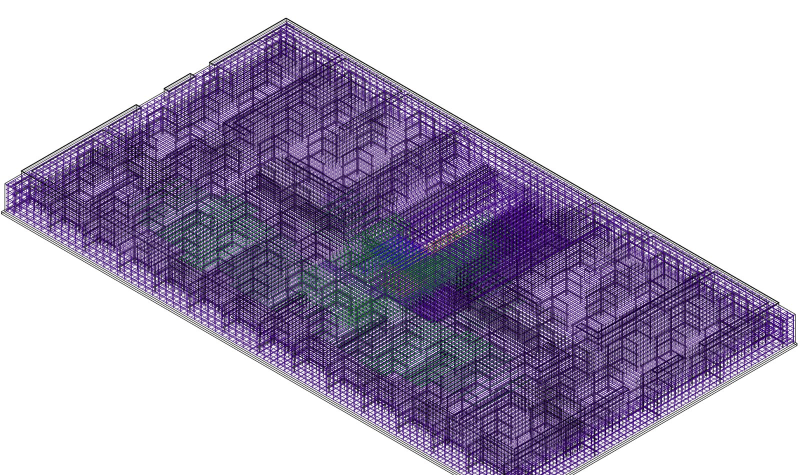
#> input picture obsidian/19_BI Group/_суреттер/S05_3D_Фм-1_арматура_бүкіл.jpg, 1600 x 950 px (shown at 1/2 size)
$ python up.py '../../../obsidian/19_BI Group/_суреттер/S05_3D_Фм-1_арматура_бүкіл.jpg' '../../../obsidian/19_BI Group/_суреттер/S05_3D_Фм-1_арматура_үзінді.jpg'
#> lines starting #> are read from the running program, lines starting #| are printed output that depends on the picture
import sys
from PIL import Image
src = sys.argv[1]; out = sys.argv[2]
im = Image.open(src)
#> im is the input picture: PIL image 1600x950 RGB; mean R, G, B 176.7, 167.2, 190.8
print(im.size, im.mode)
#| (1600, 950) RGB
w, h = im.size
#> w = 1600; h = 950
big = im.resize((w * 4, h * 4), Image.LANCZOS)
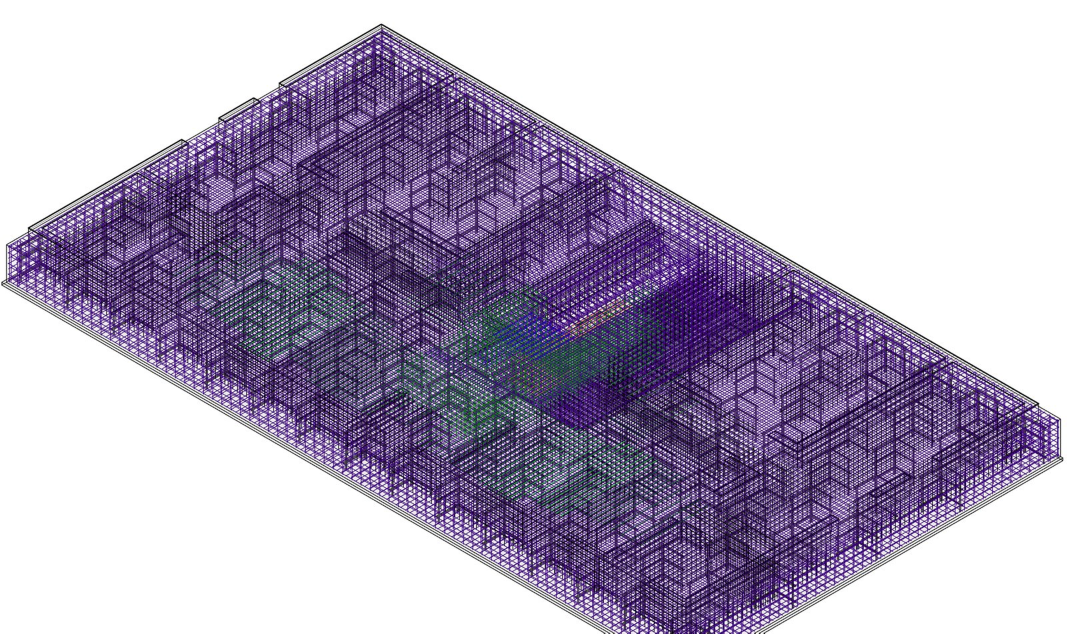
#> big: PIL image 6400x3800 RGB (shown at 1/6 size); mean R, G, B 176.5, 167.2, 190.5
big.save(out + "\\sk_full.png")
# halves
big.crop((0, 0, w * 4, h * 2)).save(out + "\\sk_top.png")
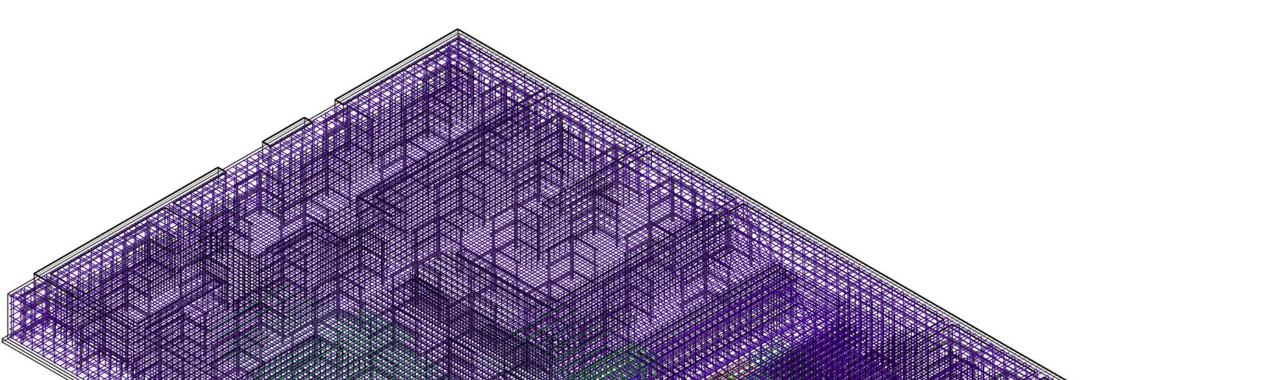
#> saved as sk_top.png: PIL image 6400x1900 RGB (shown at 1/5 size); mean R, G, B 189.9, 180.8, 201.7
big.crop((0, h * 2, w * 4, h * 4)).save(out + "\\sk_bot.png")
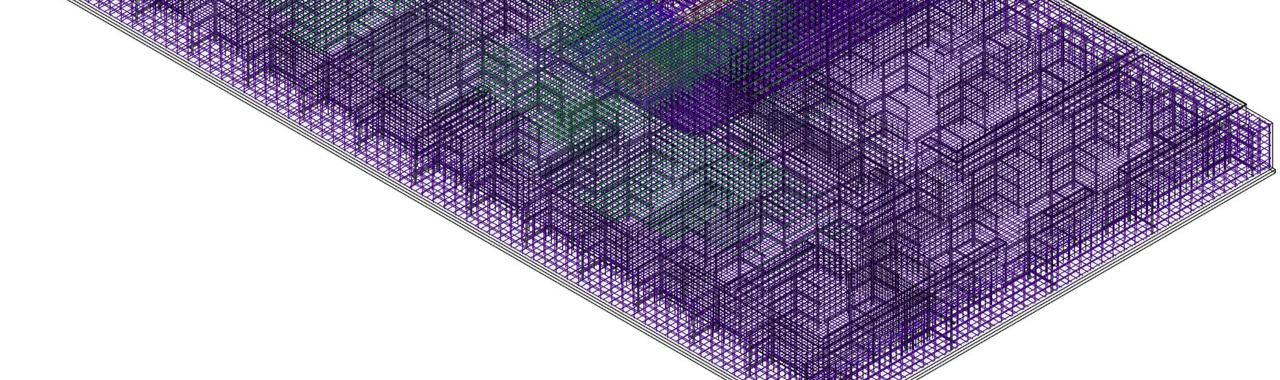
#> saved as sk_bot.png: PIL image 6400x1900 RGB (shown at 1/5 size); mean R, G, B 163.1, 153.6, 179.3
